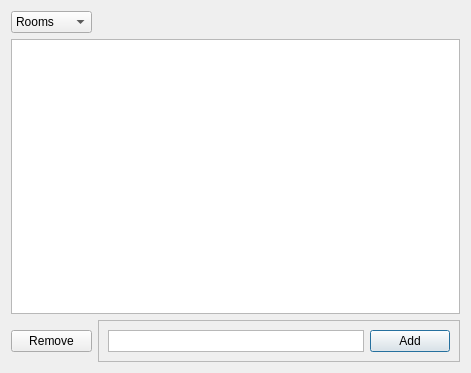
<?xml version="1.0" encoding="UTF-8"?>
<ui version="4.0">
 <class>EditListsDialog</class>
 <widget class="QDialog" name="EditListsDialog">
  <property name="geometry">
   <rect>
    <x>0</x>
    <y>0</y>
    <width>294</width>
    <height>373</height>
   </rect>
  </property>
  <property name="windowTitle">
   <string>Dialog</string>
  </property>
  <layout class="QGridLayout" name="gridLayout">
   <item row="2" column="1" colspan="2">
    <widget class="QFrame" name="frame">
     <property name="sizePolicy">
      <sizepolicy hsizetype="Minimum" vsizetype="Minimum">
       <horstretch>0</horstretch>
       <verstretch>0</verstretch>
      </sizepolicy>
     </property>
     <property name="minimumSize">
      <size>
       <width>0</width>
       <height>0</height>
      </size>
     </property>
     <property name="frameShape">
      <enum>QFrame::StyledPanel</enum>
     </property>
     <property name="frameShadow">
      <enum>QFrame::Raised</enum>
     </property>
     <layout class="QHBoxLayout" name="horizontalLayout">
      <item>
       <widget class="QPlainTextEdit" name="addTextEdit">
        <property name="sizePolicy">
         <sizepolicy hsizetype="Expanding" vsizetype="Ignored">
          <horstretch>0</horstretch>
          <verstretch>0</verstretch>
         </sizepolicy>
        </property>
        <property name="inputMethodHints">
         <set>Qt::ImhNone</set>
        </property>
        <property name="lineWidth">
         <number>1</number>
        </property>
        <property name="verticalScrollBarPolicy">
         <enum>Qt::ScrollBarAlwaysOff</enum>
        </property>
        <property name="horizontalScrollBarPolicy">
         <enum>Qt::ScrollBarAlwaysOff</enum>
        </property>
        <property name="sizeAdjustPolicy">
         <enum>QAbstractScrollArea::AdjustIgnored</enum>
        </property>
        <property name="lineWrapMode">
         <enum>QPlainTextEdit::WidgetWidth</enum>
        </property>
       </widget>
      </item>
      <item>
       <widget class="QPushButton" name="addButton">
        <property name="text">
         <string>Add</string>
        </property>
       </widget>
      </item>
     </layout>
    </widget>
   </item>
   <item row="1" column="0" colspan="3">
    <widget class="QListView" name="listView"/>
   </item>
   <item row="2" column="0">
    <widget class="QPushButton" name="removeButton">
     <property name="text">
      <string>Remove</string>
     </property>
    </widget>
   </item>
   <item row="0" column="0">
    <widget class="QComboBox" name="listSelect">
     <item>
      <property name="text">
       <string>Rooms</string>
      </property>
     </item>
     <item>
      <property name="text">
       <string>Classes</string>
      </property>
     </item>
     <item>
      <property name="text">
       <string>Groups</string>
      </property>
     </item>
     <item>
      <property name="text">
       <string>Teachers</string>
      </property>
     </item>
    </widget>
   </item>
  </layout>
 </widget>
 <resources/>
 <connections/>
</ui>
